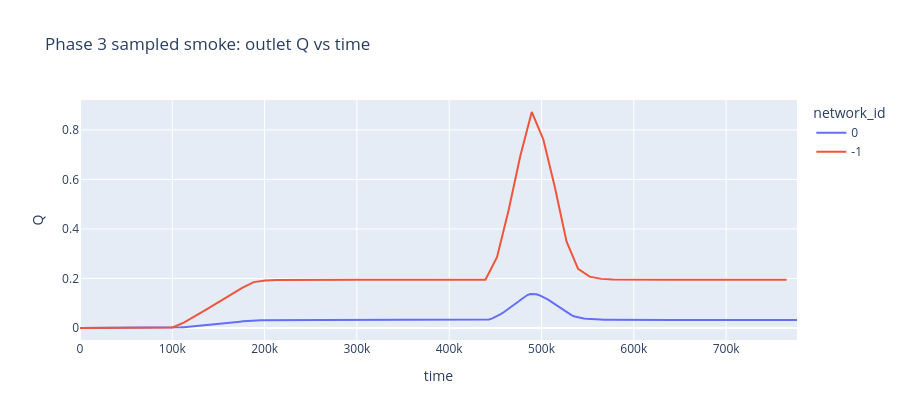
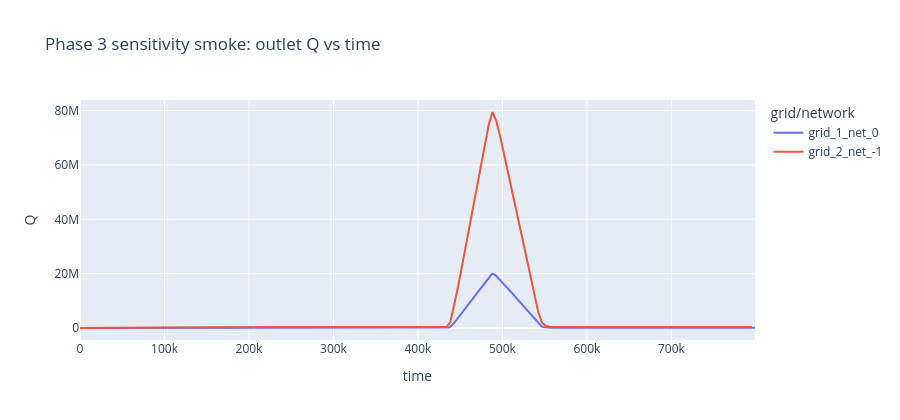

The code cell stored with these charts, in order, in its notebook:
### Markdown cell above
## 4. Hydrograph Diagnostics

These summaries and plots make it easier to see that the first rows are zero because the forcing starts with an initial zero-flow segment, not because the entire run is zero.

### Code cell
def summarize_q(df, group_cols):
    rows = []
    for keys, sub in df.groupby(group_cols, dropna=False):
        if not isinstance(keys, tuple):
            keys = (keys,)
        row = dict(zip(group_cols, keys))
        row['q_min'] = float(sub['Q'].min())
        row['q_max'] = float(sub['Q'].max())
        row['q_mean'] = float(sub['Q'].mean())
        row['nonzero_count'] = int((sub['Q'] != 0).sum())
        nz = sub.loc[sub['Q'] != 0, 'time']
        row['first_nonzero_time'] = None if len(nz) == 0 else int(nz.iloc[0])
        rows.append(row)
    return pd.DataFrame(rows)

sampled_q_plot = sampled_q.copy()
sampled_q_plot['series_id'] = sampled_q_plot['network_id'].astype(str)
sampled_summary = summarize_q(sampled_q_plot, ['network_id'])
display(sampled_summary)
fig_sampled = px.line(
    sampled_q_plot,
    x='time',
    y='Q',
    color='series_id',
    title='Phase 3 sampled smoke: outlet Q vs time',
    labels={'series_id': 'network_id'},
)
fig_sampled.update_layout(height=420)
fig_sampled.show()

sensitivity_q_plot = sensitivity_q.copy()
sensitivity_q_plot['series_id'] = (
    'grid_'
    + sensitivity_q_plot['grid_id'].astype(str)
    + '_net_'
    + sensitivity_q_plot['network_id'].astype(str)
)
sensitivity_summary = summarize_q(sensitivity_q_plot, ['grid_id', 'network_id', 'network_type'])
display(sensitivity_summary)
fig_sensitivity = px.line(
    sensitivity_q_plot,
    x='time',
    y='Q',
    color='series_id',
    title='Phase 3 sensitivity smoke: outlet Q vs time',
    labels={'series_id': 'grid/network'},
)
fig_sensitivity.update_layout(height=420)
fig_sensitivity.show()

### Figure 1 — Plotly figure (JSON) as saved in the notebook; plotly's stock layout.template omitted (floating-point values rounded to 4 significant figures; data arrays with more than 128 entries replaced by an {"elided": "..."} marker saying what was removed)
{"data": [{"hovertemplate": "network_id=0<br>time=%{x}<br>Q=%{y}<extra></extra>", "legendgroup": "0", "line": {"color": "#636efa", "dash": "solid"}, "marker": {"symbol": "circle"}, "mode": "lines", "name": "0", "orientation": "v", "showlegend": true, "type": "scatter", "x": {"elided": "243 int values"}, "xaxis": "x", "y": {"elided": "243 float values"}, "yaxis": "y"}, {"hovertemplate": "network_id=-1<br>time=%{x}<br>Q=%{y}<extra></extra>", "legendgroup": "-1", "line": {"color": "#EF553B", "dash": "solid"}, "marker": {"symbol": "circle"}, "mode": "lines", "name": "-1", "orientation": "v", "showlegend": true, "type": "scatter", "x": [0, 12550, 25100, 37650, 50200, 62750, 75300, 87850, 100400, 112950, 125500, 138050, 150600, 163150, 175700, 188250, 200800, 213350, 225900, 238450, 251000, 263550, 276100, 288650, 301200, 313750, 326300, 338850, 351400, 363950, 376500, 389050, 401600, 414150, 426700, 439250, 451800, 464350, 476900, 489450, 502000, 514550, 527100, 539650, 552200, 564750, 577300, 589850, 602400, 614950, 627500, 640050, 652600, 665150, 677700, 690250, 702800, 715350, 727900, 740450, 753000, 765550], "xaxis": "x", "y": [0.0, 0.0, 0.0, 0.0, 0.0, 0.0, 0.0, 0.0, 0.002017, 0.02287, 0.04911, 0.07689, 0.1051, 0.1334, 0.1618, 0.1853, 0.1921, 0.194, 0.1945, 0.1947, 0.1947, 0.1947, 0.1947, 0.1947, 0.1947, 0.1947, 0.1947, 0.1947, 0.1947, 0.1947, 0.1947, 0.1947, 0.1947, 0.1947, 0.1947, 0.1947, 0.286, 0.4753, 0.6927, 0.8724, 0.7615, 0.5676, 0.3499, 0.2391, 0.2074, 0.1984, 0.1958, 0.195, 0.1948, 0.1948, 0.1948, 0.1947, 0.1947, 0.1947, 0.1947, 0.1947, 0.1947, 0.1947, 0.1947, 0.1947, 0.1947, 0.1947], "yaxis": "y"}], "layout": {"height": 420, "legend": {"title": {"text": "network_id"}, "tracegroupgap": 0}, "title": {"text": "Phase 3 sampled smoke: outlet Q vs time"}, "xaxis": {"anchor": "y", "domain": [0, 1], "title": {"text": "time"}}, "yaxis": {"anchor": "x", "domain": [0, 1], "title": {"text": "Q"}}}}

### Figure 2 — Plotly figure (JSON) as saved in the notebook; plotly's stock layout.template omitted (floating-point values rounded to 4 significant figures; data arrays with more than 128 entries replaced by an {"elided": "..."} marker saying what was removed)
{"data": [{"hovertemplate": "grid/network=grid_1_net_0<br>time=%{x}<br>Q=%{y}<extra></extra>", "legendgroup": "grid_1_net_0", "line": {"color": "#636efa", "dash": "solid"}, "marker": {"symbol": "circle"}, "mode": "lines", "name": "grid_1_net_0", "orientation": "v", "showlegend": true, "type": "scatter", "x": {"elided": "552 int values"}, "xaxis": "x", "y": {"elided": "552 float values"}, "yaxis": "y"}, {"hovertemplate": "grid/network=grid_2_net_-1<br>time=%{x}<br>Q=%{y}<extra></extra>", "legendgroup": "grid_2_net_-1", "line": {"color": "#EF553B", "dash": "solid"}, "marker": {"symbol": "circle"}, "mode": "lines", "name": "grid_2_net_-1", "orientation": "v", "showlegend": true, "type": "scatter", "x": {"elided": "177 int values"}, "xaxis": "x", "y": {"elided": "177 float values"}, "yaxis": "y"}], "layout": {"height": 420, "legend": {"title": {"text": "grid/network"}, "tracegroupgap": 0}, "title": {"text": "Phase 3 sensitivity smoke: outlet Q vs time"}, "xaxis": {"anchor": "y", "domain": [0, 1], "title": {"text": "time"}}, "yaxis": {"anchor": "x", "domain": [0, 1], "title": {"text": "Q"}}}}
